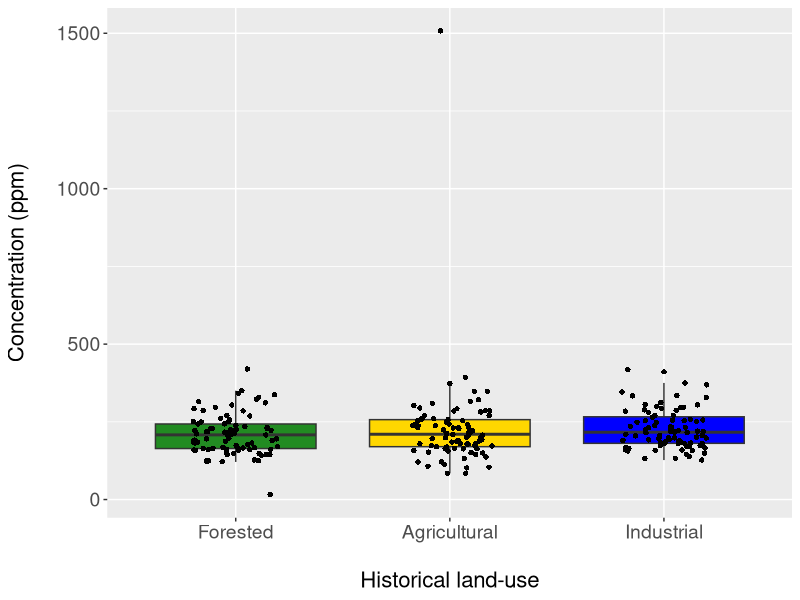
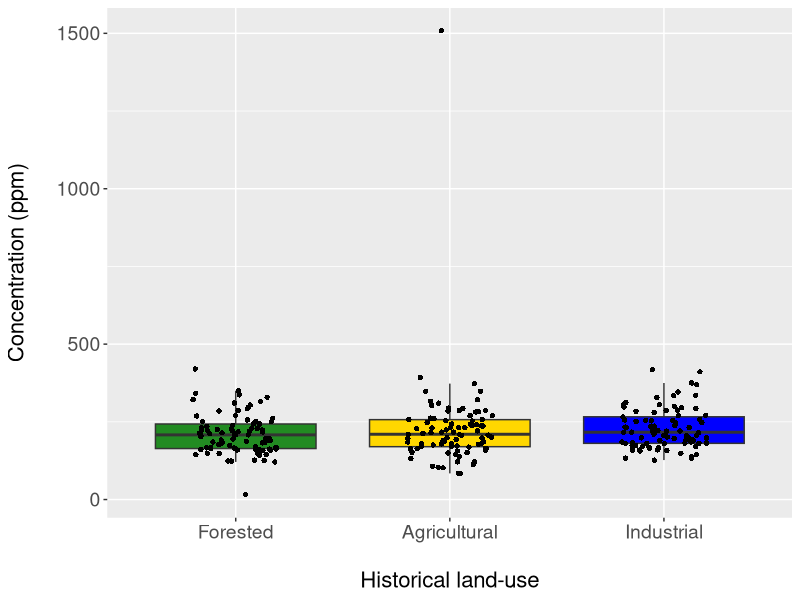

Write R code to recreate these figures, in order. (Note: this script raises an error after producing the figures.)
# Data and packages
metal <- read.csv("Input/metals_glmm.csv")
metal$legacy <- as.factor(metal$legacy)
install.packages(c("tidyverse","ggrepel","lme4","lmerTest","MuMIn","performance","DHARMa","car"))
my_packages <- c("tidyverse","ggrepel","lme4","lmerTest","MuMIn","performance","DHARMa","car")
lapply(my_packages, require, character.only = TRUE)

# Boxplot of soil chromium
metal$legacy <- factor(metal$legacy, levels = c("forested", "agricultural", "industrial")) # Reorder levels
ggplot(data = metal, aes(x = legacy, y = Cr_conc, fill = legacy)) + 
  geom_boxplot(outlier.shape = NA) + 
  geom_jitter(shape = 16, size = 1.5, position = position_jitter(0.2)) +
  labs(x = "\nHistorical land-use",
       y = "Concentration (ppm)\n") +
  theme_gray() +
  theme(legend.position = "none",
        axis.text.x = element_text(size = 14),
        axis.text.y = element_text(size = 14),
        axis.title.x = element_text(size = 16),
        axis.title.y = element_text(size = 16)) +  
  scale_fill_manual(values = c("forestgreen","gold","blue")) +
  scale_x_discrete(labels = c("Forested","Agricultural","Industrial"))
ggsave("chromium_boxplot.png", plot = last_plot(), units = "px", dpi = 450, path = "Figures/glmm_metals/Chromium") 

# Fitting the model
metal <- metal[-116,] # Removing extreme outlier from analysis
mod_Cr <- lmer(Cr_conc ~ legacy + (1|site_id), data = metal, REML = TRUE)

# Goodness-of-fit
r.squaredGLMM(mod_Cr)

# Test of effects: KR approximation
anova(mod_Cr, type = 3, ddf = "Kenward-Roger")

# Checking for violated model assumptions
check_model(mod_Cr)
simul_output <- (simulateResiduals(fittedModel = mod_Cr))
plot(simul_output) 

# Check for model independence
e <- resid(mod_Cr)
durbinWatsonTest(e)
acf(e)

# Graphing model predictions
metal$predict_Cr <- predict(mod_Cr, type = "response", newdata = metal)
ggplot(metal, aes(x = legacy, y = predict_Cr, fill = legacy)) +
  geom_boxplot() +
  geom_jitter(shape = 16, size = 1.5, position = position_jitter(0.2)) + 
  theme_gray() +
  labs(y = "Predicted concentration (ppm)\n",
       x = "\nHistorical land-use") +
  theme(axis.text.x = element_text(size = 14),
        axis.text.y = element_text(size = 14),
        axis.title.x = element_text(size = 16),
        axis.title.y = element_text(size = 16),
        legend.position = "none") + 
  scale_x_discrete(labels = c("Forested","Agricultural","Industrial")) + 
  scale_fill_manual(values = c("forestgreen","gold","blue"))  
ggsave("glmm_result.png", plot = last_plot(), units = "px", dpi = 450, path = "Figures/glmm_metals/Chromium")

